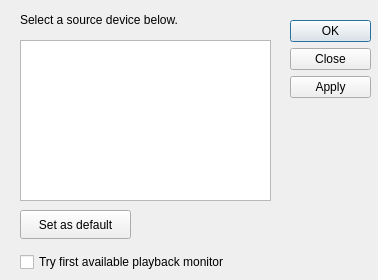
<ui version="4.0" >
 <class>pulseDeviceChooserDialog</class>
 <widget class="QDialog" name="pulseDeviceChooserDialog" >
  <property name="geometry" >
   <rect>
    <x>0</x>
    <y>0</y>
    <width>378</width>
    <height>280</height>
   </rect>
  </property>
  <property name="windowTitle" >
   <string>Pulse Audio Settings</string>
  </property>
  <widget class="QDialogButtonBox" name="buttonBox" >
   <property name="geometry" >
    <rect>
     <x>290</x>
     <y>20</y>
     <width>81</width>
     <height>241</height>
    </rect>
   </property>
   <property name="orientation" >
    <enum>Qt::Vertical</enum>
   </property>
   <property name="standardButtons" >
    <set>QDialogButtonBox::Apply|QDialogButtonBox::Close|QDialogButtonBox::NoButton|QDialogButtonBox::Ok</set>
   </property>
  </widget>
  <widget class="QCheckBox" name="tryFirstPlayBackMonitorCheckBox" >
   <property name="geometry" >
    <rect>
     <x>20</x>
     <y>250</y>
     <width>251</width>
     <height>24</height>
    </rect>
   </property>
   <property name="toolTip" >
    <string>This will try to find any available playback monitor on startup as the pulseaudio source device. This is a quick and dirty way to generally get projectM sound data without specifying a device explicitly.</string>
   </property>
   <property name="text" >
    <string>Try first available playback monitor</string>
   </property>
  </widget>
  <widget class="QLabel" name="label" >
   <property name="geometry" >
    <rect>
     <x>20</x>
     <y>10</y>
     <width>251</width>
     <height>20</height>
    </rect>
   </property>
   <property name="text" >
    <string>Select a source device below.</string>
   </property>
  </widget>
  <widget class="QPushButton" name="saveAsDefaultPushButton" >
   <property name="geometry" >
    <rect>
     <x>20</x>
     <y>210</y>
     <width>111</width>
     <height>29</height>
    </rect>
   </property>
   <property name="toolTip" >
    <string>Clicking on this means when projectM starts up, it will try to select the active source device to get its sound data.</string>
   </property>
   <property name="text" >
    <string>Set as default</string>
   </property>
  </widget>
  <widget class="QListWidget" name="deviceListWidget" >
   <property name="geometry" >
    <rect>
     <x>20</x>
     <y>40</y>
     <width>251</width>
     <height>161</height>
    </rect>
   </property>
  </widget>
  <action name="actionTest" >
   <property name="text" >
    <string>test</string>
   </property>
  </action>
 </widget>
 <resources/>
 <connections>
  <connection>
   <sender>buttonBox</sender>
   <signal>accepted()</signal>
   <receiver>pulseDeviceChooserDialog</receiver>
   <slot>accept()</slot>
   <hints>
    <hint type="sourcelabel" >
     <x>248</x>
     <y>254</y>
    </hint>
    <hint type="destinationlabel" >
     <x>157</x>
     <y>274</y>
    </hint>
   </hints>
  </connection>
  <connection>
   <sender>buttonBox</sender>
   <signal>rejected()</signal>
   <receiver>pulseDeviceChooserDialog</receiver>
   <slot>reject()</slot>
   <hints>
    <hint type="sourcelabel" >
     <x>316</x>
     <y>260</y>
    </hint>
    <hint type="destinationlabel" >
     <x>286</x>
     <y>274</y>
    </hint>
   </hints>
  </connection>
 </connections>
</ui>
